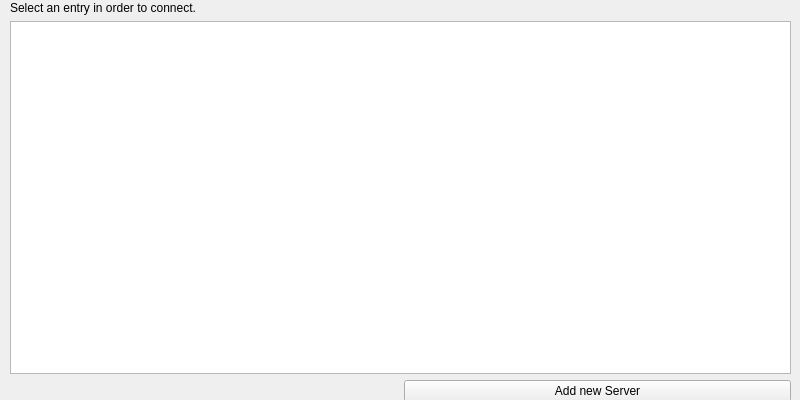
<?xml version="1.0" encoding="UTF-8"?>
<ui version="4.0">
 <class>MainWindow</class>
 <widget class="QMainWindow" name="MainWindow">
  <property name="geometry">
   <rect>
    <x>0</x>
    <y>0</y>
    <width>800</width>
    <height>400</height>
   </rect>
  </property>
  <property name="windowTitle">
   <string>N900FTP-Open Location</string>
  </property>
  <widget class="QWidget" name="centralWidget">
   <widget class="QWidget" name="layoutWidget">
    <property name="geometry">
     <rect>
      <x>10</x>
      <y>1</y>
      <width>781</width>
      <height>401</height>
     </rect>
    </property>
    <layout class="QVBoxLayout" name="verticalLayout">
     <item>
      <widget class="QLabel" name="label_4">
       <property name="text">
        <string>Select an entry in order to connect.</string>
       </property>
      </widget>
     </item>
     <item>
      <widget class="QListWidget" name="m_lw_serverlist"/>
     </item>
     <item>
      <layout class="QHBoxLayout" name="horizontalLayout">
       <item>
        <widget class="QLabel" name="label_5">
         <property name="text">
          <string/>
         </property>
        </widget>
       </item>
       <item>
        <widget class="QPushButton" name="m_bu_add_server">
         <property name="text">
          <string>Add new Server</string>
         </property>
        </widget>
       </item>
      </layout>
     </item>
    </layout>
   </widget>
   <zorder>layoutWidget</zorder>
   <zorder></zorder>
  </widget>
 </widget>
 <resources/>
 <connections/>
</ui>
